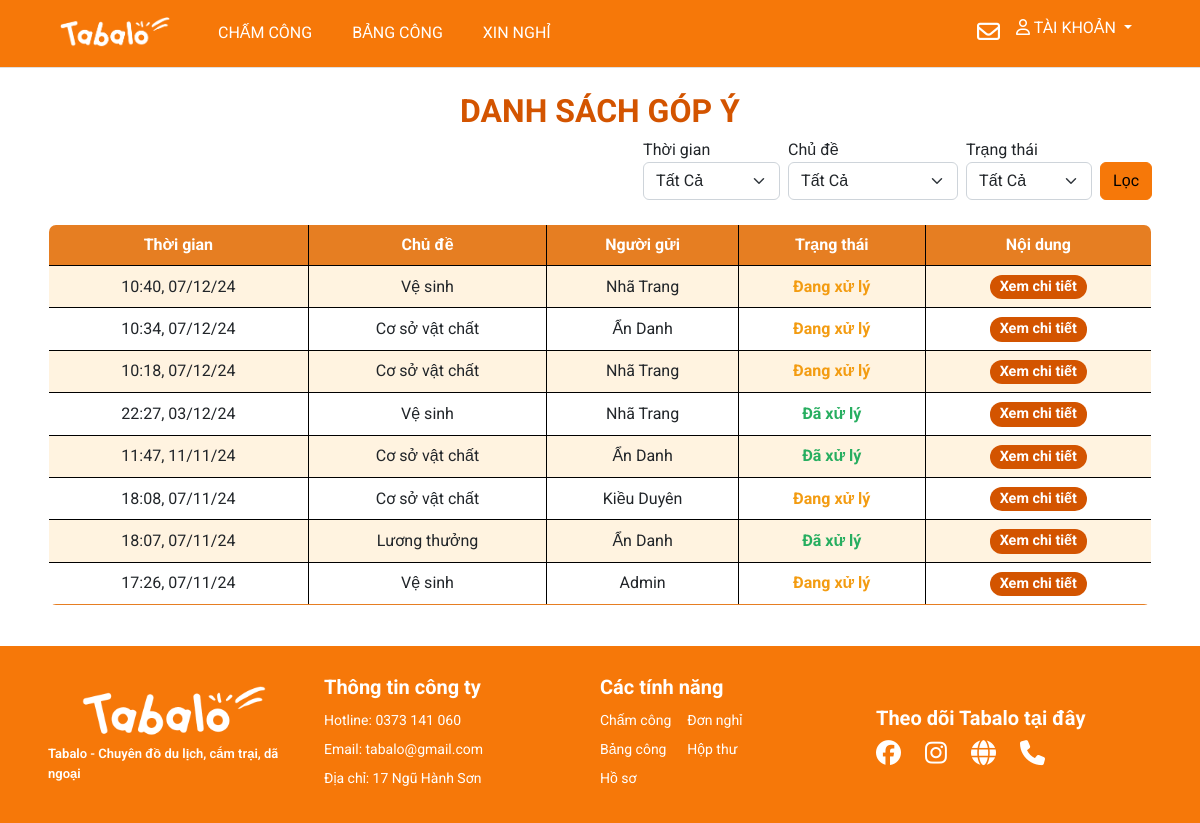
The app's page /management/letter/ (signed in), older data.
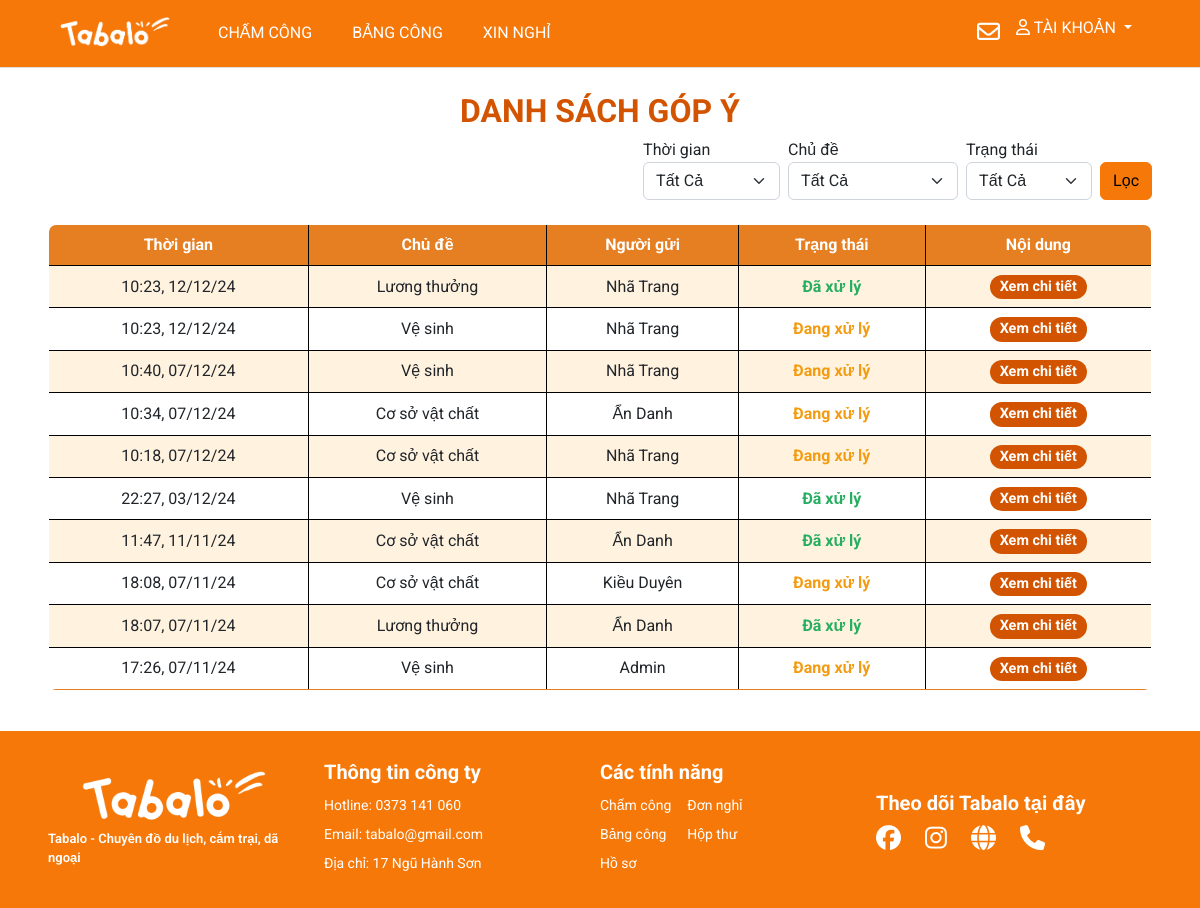
The same page, newer data.
### myapp/models.py (models this page shows, shortened)
class Letter(models.Model):
    user = models.ForeignKey(User, on_delete=models.CASCADE)
    is_anonymous = models.BooleanField(default=False)
    topic = models.ForeignKey(TopicLetter, on_delete=models.CASCADE)
    content = models.TextField()
    status = models.CharField(max_length=30, choices=[('Đang xử lý', 'Đang xử lý'),('Đã xử lý', 'Đã xử lý')], default='Đang xử lý')
    created_at = models.DateTimeField(auto_now_add=True)

class TopicLetter(models.Model):
  name = models.CharField(max_length=50)
  def __str__(self):
      return self.name

### management/views.py (the view, shortened to what this page needs)
# urls.py: path('letter/', views.letter, name='main-letter'),
def letter(request):
  if request.user.is_authenticated:
    title = 'Danh sách đóng góp ý kiến'
    letters = Letter.objects.all().order_by('-created_at')
    topics = TopicLetter.objects.all()
    topic_rq = request.GET.get('topic', '')
    status = request.GET.get('status', '')
    time = request.GET.get('time', '')
    if topic_rq:
      letters = letters.filter(topic__name=topic_rq)
    if status:
      letters = letters.filter(status=status)
    paginator = Paginator(letters, 10)
    page_number = request.GET.get('page', '')
    try:
      page_obj = paginator.get_page(page_number)
    except PageNotAnInteger:
      page_obj = paginator.page(1)
    except EmptyPage:
      page_obj = paginator.page(paginator.num_pages)
    query_params = request.GET.copy()
    if 'page' in query_params:
      query_params.pop('page')
    context = {'title': title,
               'topics': topics,
               'time': time,
               'topic_rq': topic_rq,
               'status': status,
               'page_obj': page_obj,
               'query_params': query_params.urlencode()}
    return render(request, 'pages/main_letter.html', context)
  else:
    messages.warning(request, 'Không có quyền truy cập')
    return redirect('/')

### management/context_processors.py (called while the page is built)
def pending_dayoff(request):
  count_pending = DayOffRequest.objects.filter(status='pending').count()
  return {'count_pending': count_pending}

def pending_letter(request):
    count_letter_pending = Letter.objects.filter(status='Đang xử lý').count()
    return {'count_letter_pending': count_letter_pending}

### templates/pages/main_letter.html (shortened to what this page needs)
{% extends '../layouts/base.html' %}
{% block main %}
<br>
<h1 style="text-align: center; font-size: 2rem; font-weight: bold; color: #D35400;">DANH SÁCH GÓP Ý</h1>
{% include 'partials/filter_letter.html' %}
<br>
<table class="table table-hover table-bordered custom-border" style="border-radius: 8px; overflow: hidden;">
  <thead class="bg-tab text-white" style="background-color: #E67E22;">
    <tr>
      <th scope="col" class="text-center" style="vertical-align: middle;">Thời gian</th>
      <th scope="col" class="text-center" style="vertical-align: middle;">Chủ đề</th>
      <th scope="col" class="text-center" style="vertical-align: middle;">Người gửi</th>
      <th scope="col" class="text-center" style="vertical-align: middle;">Trạng thái</th>
      <th scope="col" class="text-center" style="vertical-align: middle;">Nội dung</th>
    </tr>
  </thead>
  <tbody>
    {% for letter in page_obj %}
    <tr style="transition: background-color 0.3s;">
      <td class="text-center align-middle">{{ letter.created_at|date:"H:i, d/m/y" }}</td>
      <td class="text-center align-middle">{{ letter.topic.name }}</td>
      <td class="text-center align-middle">
      {% if letter.is_anonymous %}
        Ẩn Danh
      {% else %}
        {{ letter.user.first_name }} {{ letter.user.last_name }}
      {% endif %}
      </td>
      <td class="text-center align-middle">
        {% if letter.status == "Đã xử lý" %}
          <span class="status-resolved">{{ letter.status }}</span>
        {% elif letter.status == "Đang xử lý" %}
          <span class="status-waiting">{{ letter.status }}</span>
        {% endif %}
      </td>
      <td class="text-center align-middle">
        <a class="badge bg-status-left" style="text-decoration: none;" href="/letters/{{letter.id}}/">Xem chi tiết</a>
      </td>
    </tr>
    {% endfor %}
  </tbody>
</table>
<br>
{% endblock %}

Row changes from the older to the newer data that the page shows:
added Letter: created_at "10:23, 12/12/24", topic.name "Lương thưởng", user.first_name "Nhã", user.last_name "Trang", status "Đã xử lý"
added Letter: created_at "10:23, 12/12/24", topic.name "Vệ sinh", user.first_name "Nhã", user.last_name "Trang", status "Đang xử lý"
